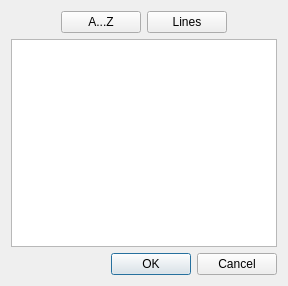
<?xml version="1.0" encoding="UTF-8"?>
<ui version="4.0">
 <class>SelectStationDialog</class>
 <widget class="QDialog" name="SelectStationDialog">
  <property name="geometry">
   <rect>
    <x>0</x>
    <y>0</y>
    <width>288</width>
    <height>286</height>
   </rect>
  </property>
  <property name="windowTitle">
   <string>Select station</string>
  </property>
  <layout class="QVBoxLayout" name="verticalLayout">
   <item>
    <layout class="QHBoxLayout" name="horizontalLayout">
     <item>
      <spacer name="horizontalSpacer">
       <property name="orientation">
        <enum>Qt::Horizontal</enum>
       </property>
       <property name="sizeHint" stdset="0">
        <size>
         <width>40</width>
         <height>20</height>
        </size>
       </property>
      </spacer>
     </item>
     <item>
      <widget class="QPushButton" name="byAlphabetButton">
       <property name="text">
        <string>A...Z</string>
       </property>
       <property name="checkable">
        <bool>true</bool>
       </property>
       <property name="checked">
        <bool>false</bool>
       </property>
      </widget>
     </item>
     <item>
      <widget class="QPushButton" name="byLinesButton">
       <property name="text">
        <string>Lines</string>
       </property>
       <property name="checkable">
        <bool>true</bool>
       </property>
      </widget>
     </item>
     <item>
      <spacer name="horizontalSpacer_2">
       <property name="orientation">
        <enum>Qt::Horizontal</enum>
       </property>
       <property name="sizeHint" stdset="0">
        <size>
         <width>40</width>
         <height>20</height>
        </size>
       </property>
      </spacer>
     </item>
    </layout>
   </item>
   <item>
    <widget class="QTreeWidget" name="nameTreeWidget">
     <property name="rootIsDecorated">
      <bool>false</bool>
     </property>
     <property name="headerHidden">
      <bool>true</bool>
     </property>
     <column>
      <property name="text">
       <string notr="true">1</string>
      </property>
     </column>
    </widget>
   </item>
   <item>
    <widget class="QDialogButtonBox" name="buttonBox">
     <property name="orientation">
      <enum>Qt::Horizontal</enum>
     </property>
     <property name="standardButtons">
      <set>QDialogButtonBox::Cancel|QDialogButtonBox::Ok</set>
     </property>
     <property name="centerButtons">
      <bool>false</bool>
     </property>
    </widget>
   </item>
  </layout>
 </widget>
 <resources/>
 <connections/>
</ui>
